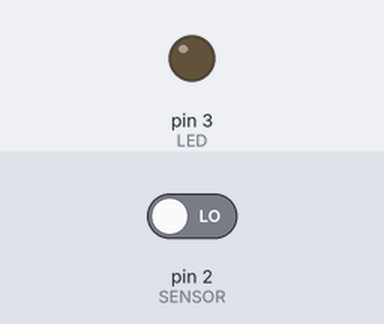
Recording of a sketch running on a simulated Arduino Uno, built with avr-gcc and run on an emulated ATmega328P. Shown: output pins drawn as LEDs (lit = HIGH). Inputs (shaded band) come from the test bench; at power-on: pin 2 (SENSOR) LOW.

Above: at 1.2 s.
1.3 s: pin 2 (SENSOR) driven HIGH
At 1.9 s:
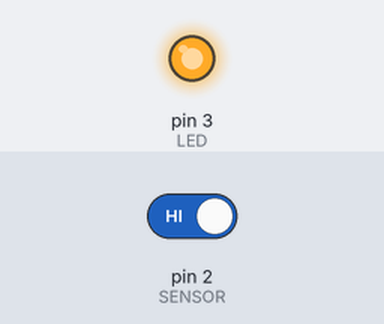
2.8 s: pin 2 (SENSOR) driven LOW
At 4.2 s:
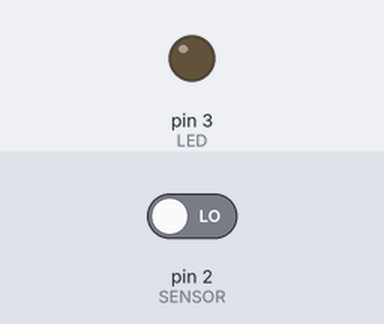
Timing chart, 0 to 5.8 s (numbered marks = the images above; inputs shaded):
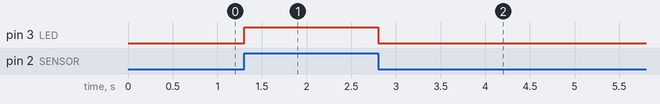

The sketch:

sensor_inclinacion_moduloKY-017.ino
```cpp
/*el Sensor de Orientación por interruptor de mercurio en módulos KY-017 y KY-027
para detectar cambios en la posición de objetos.*/

int LED = 3;
int SENSOR = 2;
int ESTADO;

void setup() {
  pinMode(LED, OUTPUT);
  pinMode(SENSOR, INPUT);
}

void loop() {
  ESTADO = digitalRead(SENSOR);
  digitalWrite(LED, ESTADO);
  delay(100);
}
```

Measured:
- after the input at 1.3 s, pin 3 (LED): LOW → HIGH at once
- after the input at 2.8 s, pin 3 (LED): HIGH → LOW at once
